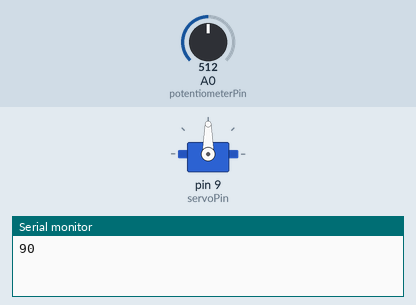
A sketch run on a simulated Arduino Uno, built with avr-gcc and run on an emulated ATmega328P. Shown: servo, the last lines printed to the serial monitor. Inputs (shaded band) come from the test bench; at power-on: A0 (potentiometerPin) = 512.

Above: at 0.8 s.
0.9 s: A0 (potentiometerPin) set to 716
At 1.4 s:
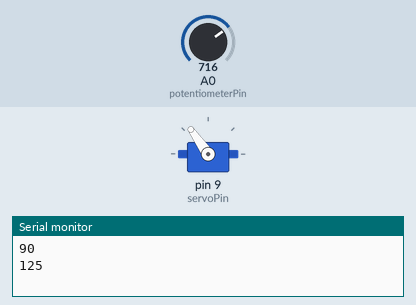
2.4 s: A0 (potentiometerPin) set to 900
At 3.6 s:
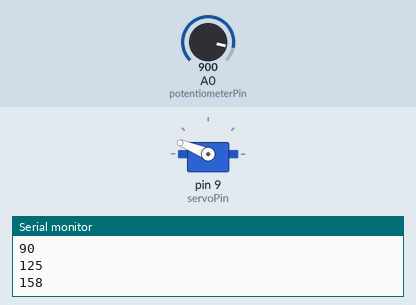
3.9 s: A0 (potentiometerPin) set to 1023
At 5.0 s:
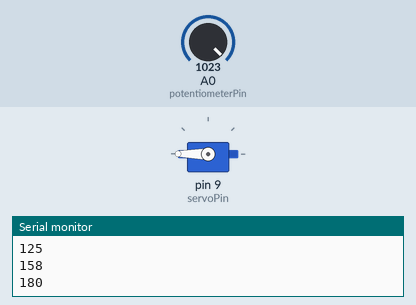
5.4 s: A0 (potentiometerPin) set to 306
At 6.2 s:
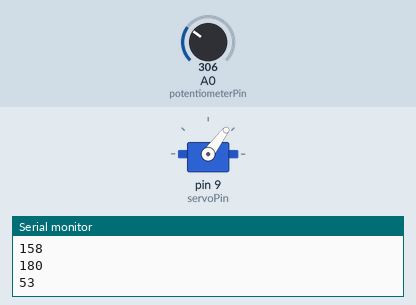
6.9 s: A0 (potentiometerPin) set to 122
At 8.1 s:
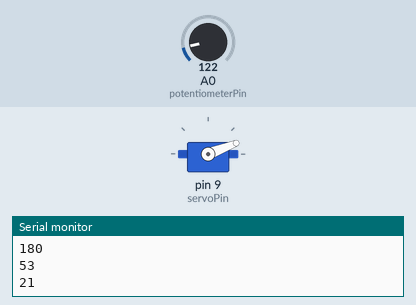
8.4 s: A0 (potentiometerPin) set to 0
At 9.2 s:
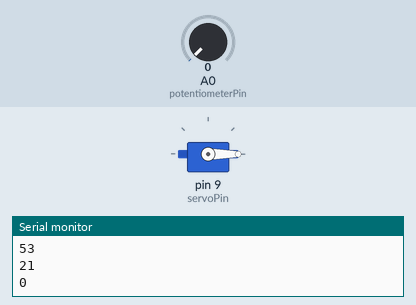
Timing chart, 0 to 10.9 s (numbered marks = the images above; inputs shaded):
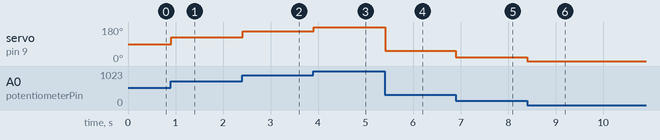

The sketch:

Control180DegServoWithPotentiometer.ino
```cpp
#include "Arduino.h"
#include <Servo.h>

int main()
{
  init();
  Serial.begin(9600);

  const uint8_t servoPin = 9;
  const uint8_t potentiometerPin = A0;

  Servo myServo;
  myServo.attach(servoPin);

  pinMode(potentiometerPin, INPUT);

  uint8_t lastDeg = 255; // set it to something different than [0-180]
  while (true) {
    int16_t reading = analogRead(potentiometerPin);
    uint8_t deg = map(reading, 0, 1023, 0, 180);
    if (deg != lastDeg) {
      Serial.println(deg);
      myServo.write(deg);
      lastDeg = deg;
    }
    delay(15);
  }


  return 0;
}
```

Measured:
- after the input at 0.9 s, servo on pin 9 (servoPin): 90° → 125° at once
- after the input at 2.4 s, servo on pin 9 (servoPin): 125° → 158° at once
- after the input at 3.9 s, servo on pin 9 (servoPin): 158° → 180° at once
- after the input at 5.4 s, servo on pin 9 (servoPin): 180° → 53° at once
- after the input at 6.9 s, servo on pin 9 (servoPin): 53° → 21° at once
- after the input at 8.4 s, servo on pin 9 (servoPin): 21° → 0° at once
